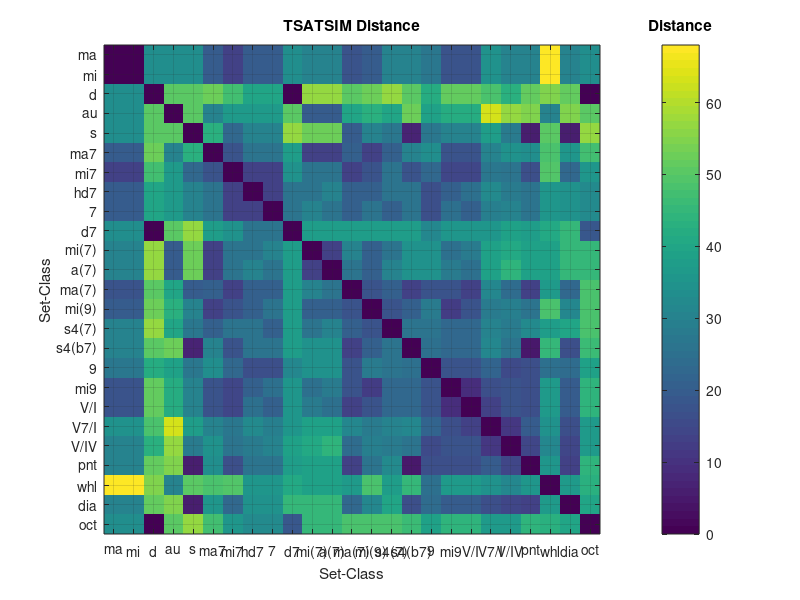

Here is the MATLAB script that generated this plot:
function table = calcTables()

	load TotalMeasuresPrime
	%sets = [25 24 23 26 22 22 57 64 65 66 67 55 56 59 46 64 57 51 61 129 116 117 116 176 189 130 192 276 322];
	sets = [25 24 23 26 22 57 64 65 66 67 55 56 59 46 51 61 129 117 116 176 189 130 192 276 322];

	msr = TSATSIM_prime;

	table = [];
	for i = 1:length(sets)
		for j = i:length(sets)

			table(i,j) = msr(sets(i),sets(j));
			%table(j,i) = msr(sets(i),sets(j));

			chordsRELa(i,j) = RELa_prime(sets(i),sets(j));
			chordsRELb(i,j) = RELb_prime(sets(i),sets(j));
			chordsRELc(i,j) = RELc_prime(sets(i),sets(j));
			chordsATMEMB(i,j) = ATMEMB_prime(sets(i),sets(j));
			chordsRECREL(i,j) = RECREL_prime(sets(i),sets(j));
			chordsTpREL(i,j) = TpREL_prime(sets(i),sets(j));
			chordsAvgSATSIM(i,j) = AvgSATSIM_prime(sets(i),sets(j));
			chordsTSATSIM(i,j) = TSATSIM_prime(sets(i),sets(j));

			chordsRELa(j,i) = RELa_prime(sets(i),sets(j));
			chordsRELb(j,i) = RELb_prime(sets(i),sets(j));
			chordsRELc(j,i) = RELc_prime(sets(i),sets(j));
			chordsATMEMB(j,i) = ATMEMB_prime(sets(i),sets(j));
			chordsRECREL(j,i) = RECREL_prime(sets(i),sets(j));
			chordsTpREL(j,i) = TpREL_prime(sets(i),sets(j));
			chordsAvgSATSIM(j,i) = AvgSATSIM_prime(sets(i),sets(j));
			chordsTSATSIM(j,i) = TSATSIM_prime(sets(i),sets(j));
		end
	end

	for i = 1:size(table,1)
		for j = i:size(table,2)
			table(j,i) = table(i,j);
		end
	end

	%save chordTABLES.mat chordsRELa chordsRELb chordsRELc chordsRECREL chordsATMEMB chordsTpREL chordsAvgSATSIM chordsTSATSIM

	%labels = {'maj';'min';'dim';'aug';'sus4/sus2';'maj7/min6';'min7/maj6';'hdim7';'7';'dim7';'min(7)';'aug(7)';'maj(7)';'min(9)';'sus4(7)';'sus4(b7)';'9';'maj9';'min9';'V-I';'V7-I';'V-IV';'pent';'whole';'diat';'oct';};
	labels = {'ma';'mi';'d';'au';'s';'ma7';'mi7';'hd7';'7';'d7';'mi(7)';'a(7)';'ma(7)';'mi(9)';'s4(7)';'s4(b7)';'9';'mi9';'V/I';'V7/I';'V/IV';'pnt';'whl';'dia';'oct';};

	%length(sets)
	%length(labels)
	figure()
	imagesc(table')
	aux=(1:29);
	set(gca,'xtick',aux);
	set(gca,'ytick',aux);
	%set(gca,'XTickLabel',{'3-11B';'3-11A';'3-10';'3-12';'3-9';'3-9';'4-20';'4-26';'4-27A';'4-27B';'4-28';'4-19A';'4-19B';'4-22A';'4-14A';'4-26';'4-20';'4-16B';'4-23';'5-34';'5-27A';'5-27B';'5-35';'6-35';'7-35';'8-28';});
	set(gca,'XTickLabel',labels);
	set(gca,'YTickLabel',labels);
	xlabel('Set-Class'); ylabel('Set-Class'); title('TSATSIM Distance');
	c = colorbar;
	title(c,'Distance')
	grid

	